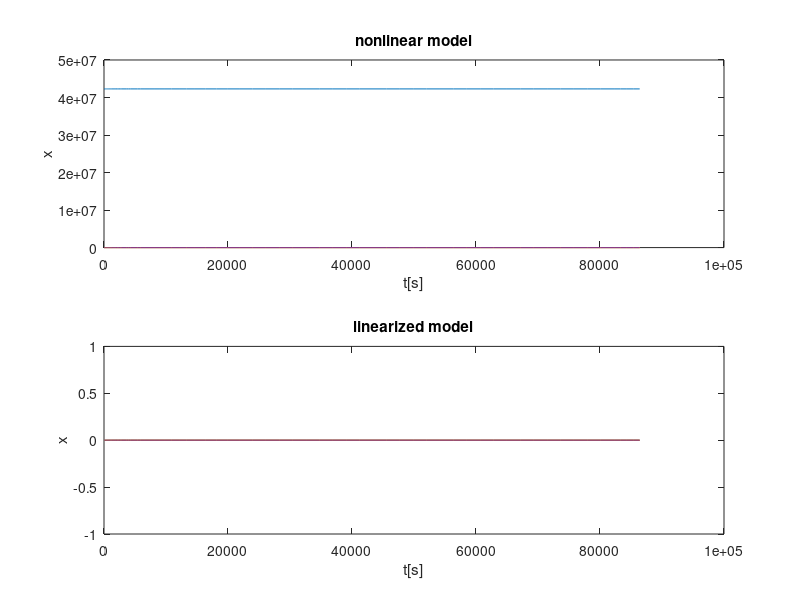

Source code (MATLAB):
%% A.4 DYNAMIKA SATELITY
clear all
close all

%% A.4.2 Modelowanie matematyczne

% definiowanie parametrow satelity
T=24*60*60;           % s, okres obrotu Ziemi
m=2;                  % kg
k=4e14;               % m^3/s^2
omega=2*pi/T;         % rad/s
rR=(k/omega^2)^(1/3); % m, średnica orbity satelity

% definicje typowych sygnalow wejsciowych uzywanych podczas badan symulacyjnych 
% dynamiki satelity

ur=@(t)0; 
uth=@(t)0; 
dr=@(t)0; 
dth=@(t)0;

% tworzenie kodu dla dynamiki satelity (sD)
% x'=f(x,u)
% derivation of f:
sD=@(t,x)[...
    x(2,:); ...
    -k./(x(1,:).^2)+ x(1,:).*(omega+x(4,:)).^2 + 1.0./(m).*(ur(t)+dr(t));
    0; ...  % jest nieprawidlowo (w celu zapewnienia wykonywalnosci skryptu)
    0  ...  % jest nieprawidlowo 
    ];

%% A.4.3 analiza punktu rownowagi
% weryfikacja wybranych rozwiazan ukladu rownan satelity ze zmiennymi stanu


disp('A.4.3')

x0=[rR;0;0;0];
test1=sD(0,x0);


%% A.4.4 Przyblizenie liniowe
% wyliczanie parametrow A, B, C przyblizenia liniowego
% x'=f(x,u)
% y =h(x,u)
% w punkcie rownowagi

A= ...
[        0,             1, 0,          0; ...
 3*omega^2,             0, 0, 2*omega*rR; ...
         0,             0, 0,          1; ...
         0, -(2*omega)/rR, 0,          0 ...
];

B= ...
[ ...
...
];

C= [];

% tworzenie kodu dla przyblizenia liniowego (sLD)  dynamiki satelity 
% f(x,u) w postaci fl(x,u):=A*x + B*u
sLD=@(t,x)zeros(4,1);  % jest nieprawidlowo (w celu zapewnienia wykonywalnosci skryptu)

%% A.4.5 Analiza modelu
% stabilnosc przyblizenia liniowego
disp('A.4.5')
disp('stability:')
disp('eigenvalues of A')
ev=eig(A)


%% A.4.6 Symulacje
% badania symulacyjne dynamiki satelity

% 0
% system w punkcie rownowagi

% warunki poczatkowe i zaklocenie radialne
x0=[rR;0;0;0]; 
x0L=x0-[rR;0;0;0];

% tworzenie kodu dla dynamiki satelity (sD)
sD=@(t,x)[0; ... % jest nieprawidlowo (w celu zapewnienia wykonywalnosci skryptu)
    0; ... % jest nieprawidlowo
    0; ... % jest nieprawidlowo
    0; ... % jest nieprawidlowo
    ];
% tworzenie kodu dla przyblizenia liniowego dynamiki satelity (sLD)
sLD=@(t,x)zeros(4,1); % jest nieprawidlowo (w celu zapewnienia wykonywalnosci skryptu)

% symulacja i kreslenie wykresow dla dynamiki satelity (sD)
[ts,ys] = ode45(sD,[0 T],x0);
figure(1)
subplot(2,1,1)
plot(ts,ys)
title("nonlinear model")
xlabel("t[s]"), ylabel("x")
% symulacja i kreslenie wykresow dla aproksymacji liniowej dynamiki satelity (sLD)
[tls,yls] = ode45(sLD,[0 T],x0L);
subplot(2,1,2)
plot(tls,yls)
title("linearized model")
xlabel("t[s]"), ylabel("x")

% 1
% 1%--we zaburzenie r(0) wzgledem promienia orbity geostacjonarnej

% warunki poczatkowe (radialne zaklocenie jest niezmienione)
x0=[rR*1.01;0;0;0]; % warunek poczatkowy dla systemu nieliowego
x0L=x0-[rR;0;0;0];  % warunek poczatkowy dla aproksymacji liniowej

% ZADANIE 1
% symulacja i kreslenie wykresow dla dynamiki satelity (sD)

% symulacja i kreslenie wykresow dla aproksymacji liniowej dynamiki satelity (sLD)


% 1%-we zaburzenie phi(0) wzgledem pelnego obrotu Ziemi wzgledem swojej osi

% warunki poczatkowe (radialne zaklocenie jest niezmienione)
x0=[rR;2*pi/100;0;0];
x0L=x0-[rR;0;0;0];

% ZADANIE 2
% symulacja i kreslenie wykresow dla dynamiki satelity (sD)

% symulacja i kreslenie wykresow dla aproksymacji liniowej dynamiki satelity (sLD)


% 2
% radialne zaklocenie skokowe o wartosci 5% grawitacyjnego przyciagania 
% satelity przez ziemie

% warunki poczatkowe i radialne zaklocenie
x0=[rR;0;0;0];
x0L=x0-[rR;0;0;0];
dr=@(t)(sign(t)+1)*m*9.81/2*0.05; 

% ZADANIE 3
% tworzenie kodu dla dynamiki satelity (sD)

% tworzenie kodu dla aproksymacji liniowej dynamiki satelity (sLD)

% symulacja i kreslenie wykresow dla dynamiki satelity (sD)

% symulacja i kreslenie wykresow dla aproksymacji liniowej dynamiki satelity (sLD)


% 3
% radialne zaklocenie o charakterze okresowym z amplituda rowna 5%  
% grawitacyjnego przyciagania satelity przez Ziemie o okresie rownym okresowi
% obrotu Ziemi

% warunki poczatkowe i radialne zaklocenie
dr=@(t)cos(2*pi/T*t)*m*9.81*0.05; 

% ZADANIE 4
% tworzenie kodu dla dynamiki satelity (sD)

% tworzenie kodu dla aproksymacji liniowej dynamiki satelity (sLD)

% symulacja i kreslenie wykresow dla dynamiki satelity (sD)

% symulacja i kreslenie wykresow dla aproksymacji liniowej dynamiki satelity (sLD)
